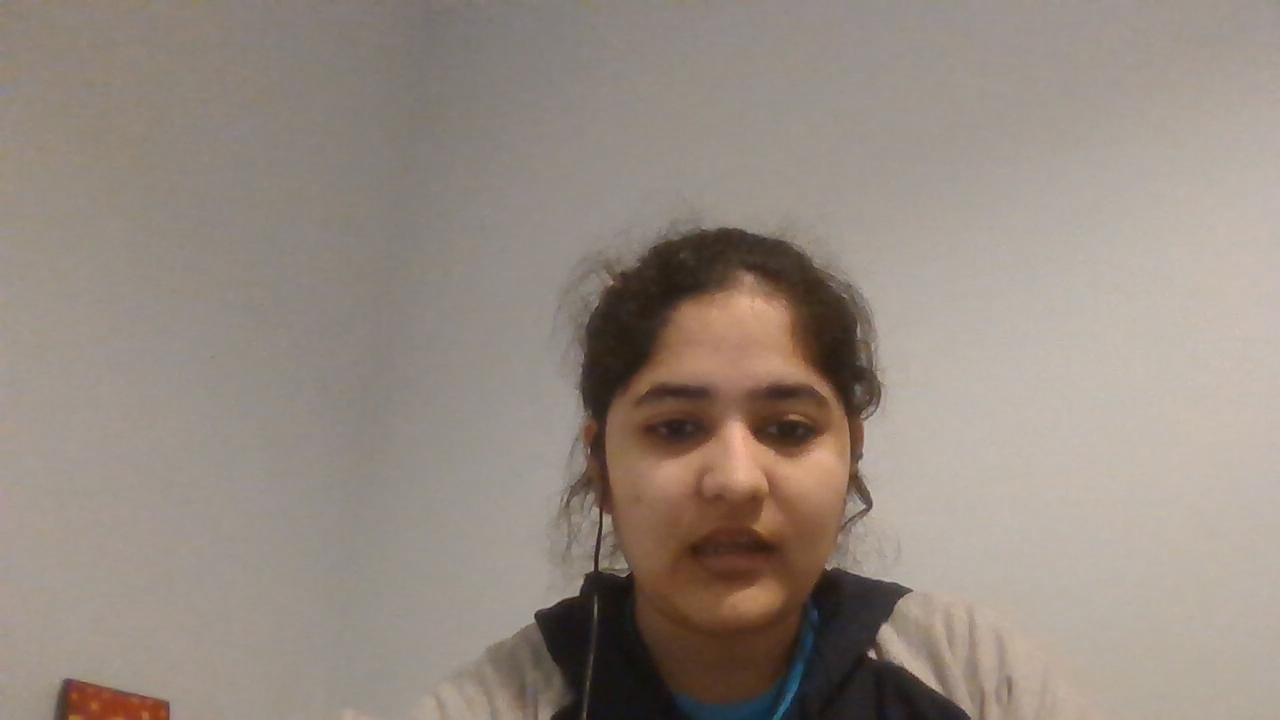
#> input picture frame 8 of Eye_Detection/input/eyes_in.mp4, 1280 x 720 px
$ jupyter execute 'Eye Detection with Haar Feature Cascade Classifier.ipynb'
#> lines starting #> are read from the running program, lines starting #| are printed output that depends on the picture; after the words box and inside, x2 and y2 are one past the last pixel; in counts of white or black regions, pixels touching at a corner belong together
### EYE DETECTION

##### HAAR CASCADE CLASSIFIER:
A machine learning based approach where a cascade function is trained with lots of positive and negative images.
It is a pre-trained classifier.

#### Positive Images:
Images which you want to detect.

#### Negative Images:
Images which does not contain objects which you want to detect.

Once the classifier is trained, it can be applied to a region of interest in an input image.

The classifier outputs 1 if the region is likely to show the object else 0

Trained Haar Cascade Classifier XML is used.

To detect the eyes, it is obvious that they only resides within a face. So the region of interest will be our face.

[cell 1]
# importing necessary libraries

import cv2
import numpy as np

[cell 2]
# Face Classifier
face_cascade = cv2.CascadeClassifier('./Classifier/haarcascade_frontalface_default.xml')

#Eye Classifier
eye_cascade = cv2.CascadeClassifier('./Classifier/haarcascade_eye_tree_eyeglasses.xml')

# Capturing a video.
cap = cv2.VideoCapture('./sample_videos/eyes_in.mp4')

fourcc = cv2.VideoWriter_fourcc(*'XVID')
out = cv2. VideoWriter("./sample_videos/eye_out.mp4", fourcc, 20.0, (1280,720))

while cap.isOpened():

    _, img = cap.read()
#> img is the input picture: shape (720, 1280, 3); mean B, G, R 129.2, 138.6, 150.2
    img = np.array(img, dtype=np.uint8)

    # Converting into grayscale mode image.
    gray = cv2.cvtColor(img, cv2.COLOR_BGR2GRAY)
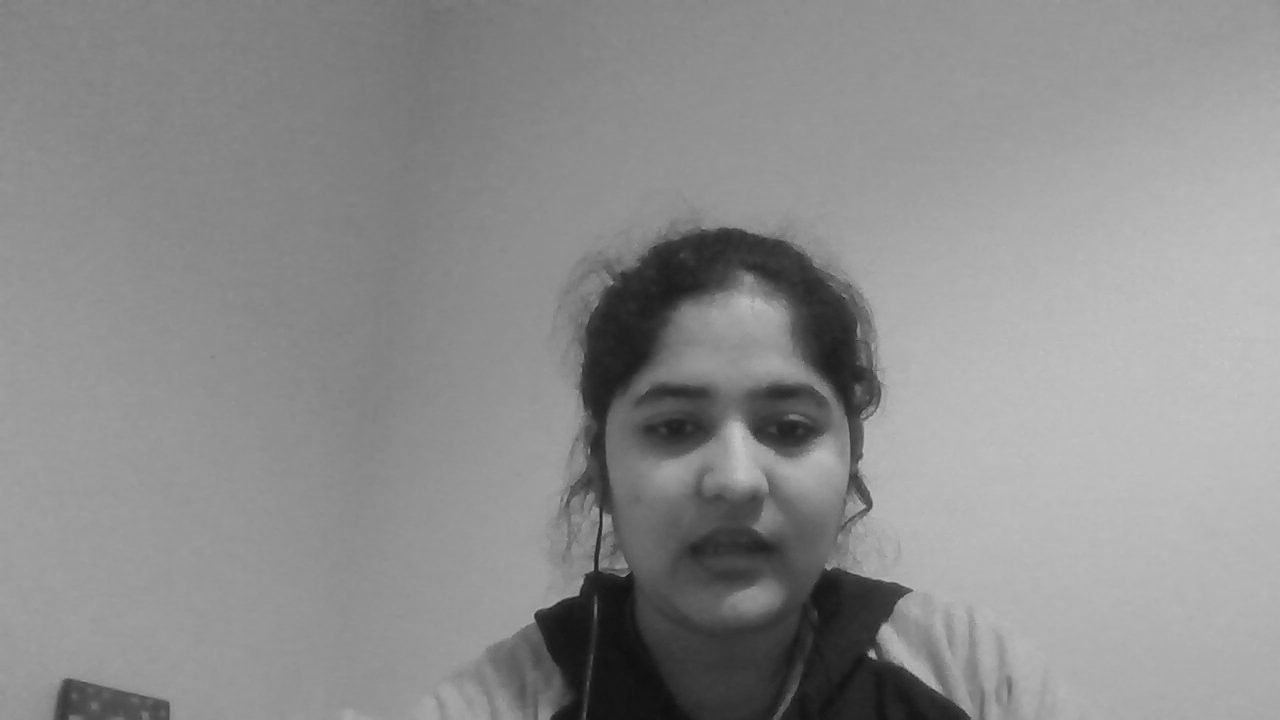
#> gray: shape (720, 1280); min 13, max 197, mean 140.9

    # Detecting the faces in the frame.
    faces = face_cascade.detectMultiScale(gray, 1.1, 4)
#> faces = [[572, 297, 324, 324]]

    for (x, y , w ,h) in faces:

        cv2.rectangle(img, (x,y), (x+w, y+h), (255, 0 , 0), 3)

        # Region of interest will be now the face out of gray scale image.
        roi_gray = gray[y:y+h, x:x+w]

        # Rectangle over eyes will be drawn on the color face image.
        roi_color = img[y:y+h, x:x+w]

        eyes = eye_cascade.detectMultiScale(roi_gray)
        for (ex, ey ,ew, eh) in eyes:
            cv2.rectangle(roi_color, (ex,ey), (ex+ew, ey+eh), (0, 255, 0), 5)
#> this loop made 1 pass
#> (x, y, w, h, eyes) on pass 1: (572, 297, 324, 324, [[75, 102, 58, 58], [191, 106, 55, 55]])
#> pass 1, `roi_gray = gray[y:y+h, x:x+w]`:
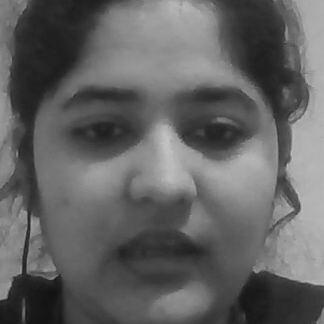
#> roi_gray: shape (324, 324); min 17, max 194, mean 98.5
#> pass 1, `roi_color = img[y:y+h, x:x+w]`:
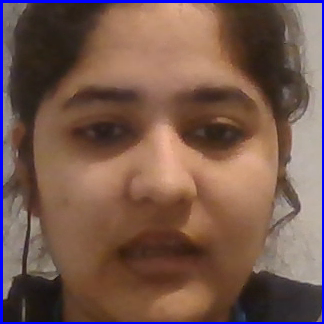
#> roi_color: shape (324, 324, 3); mean B, G, R 78.6, 88.6, 117.8
#> after the loop:
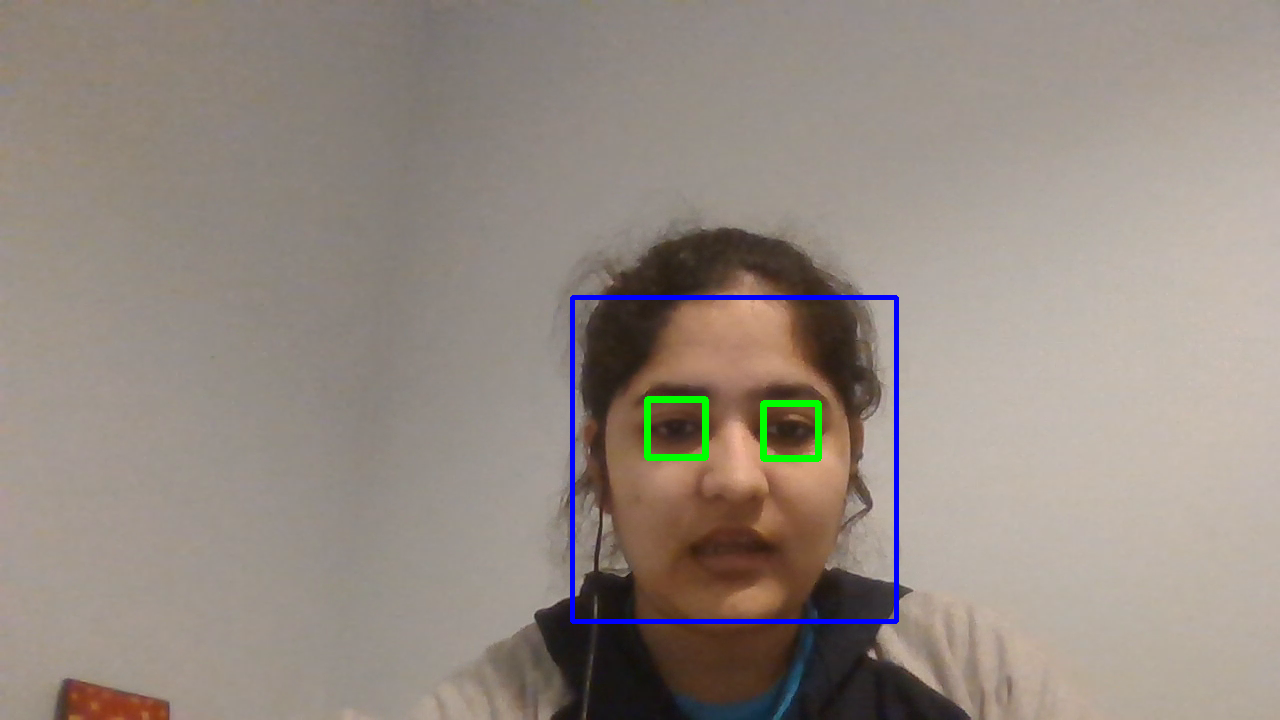
#> img: shape (720, 1280, 3); 1.04% of pixels changed, all inside (x1, y1, x2, y2) = (570, 295, 899, 624)
#> after the loop:
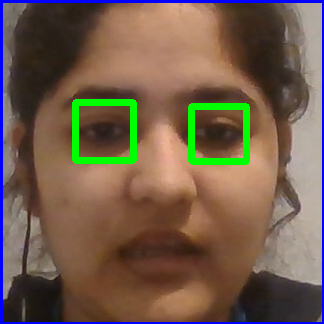
#> roi_color: shape (324, 324, 3); 2.98% of pixels changed, all inside (x1, y1, x2, y2) = (72, 99, 250, 165)

    if _ == True:
        out.write(img)
        cv2.imshow('img', img)
        if cv2.waitKey(1) == ord('q'):
#> (key q is pressed here)
            break
    else:
        break

cap.release()
out.release()
cv2.destroyAllWindows()

$ run again, starting later in the video
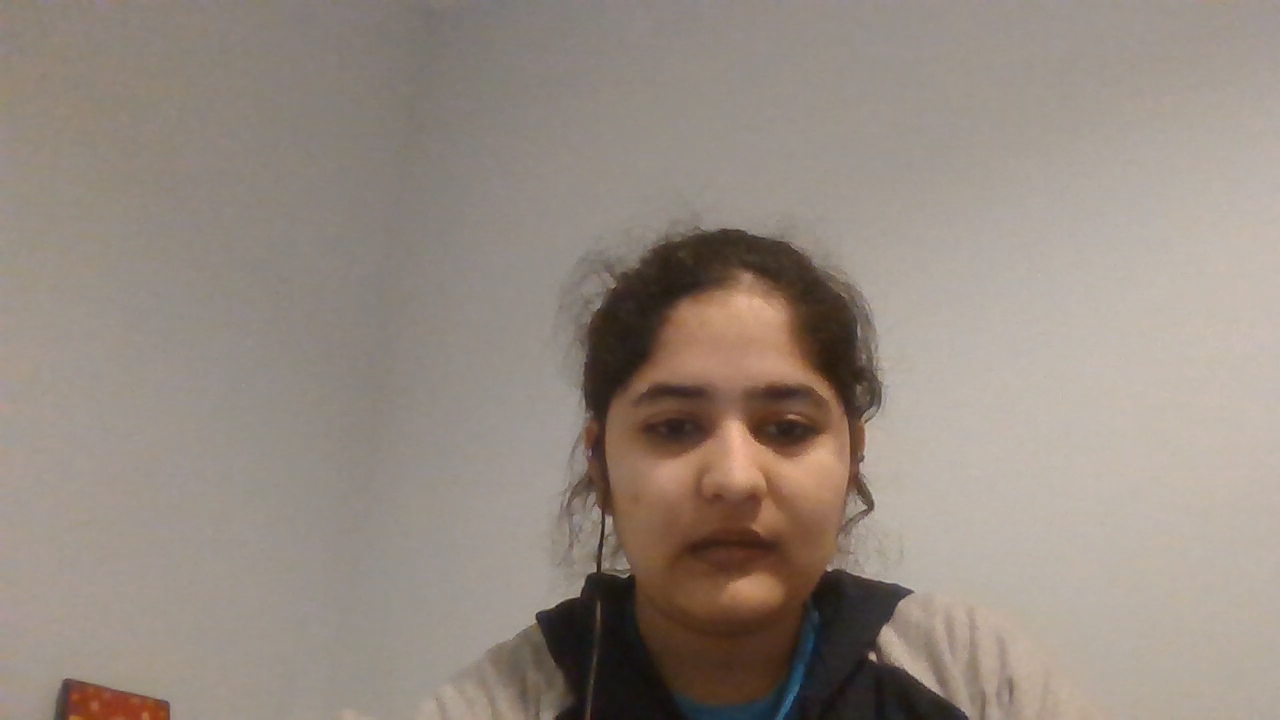
#> input picture frame 37 of Eye_Detection/input/eyes_in.mp4, 1280 x 720 px
#> img is the input picture: shape (720, 1280, 3); mean B, G, R 129.1, 138.5, 150.3
#> faces = [[574, 300, 318, 318]]
#> the loop `for (x, y , w ,h) in faces: ` made 1 pass
#> (x, y, w, h, eyes) on pass 1: (574, 300, 318, 318, [[69, 96, 62, 62], [193, 105, 48, 48]])
#> after the loop `for (x, y , w ,h) in faces:`:
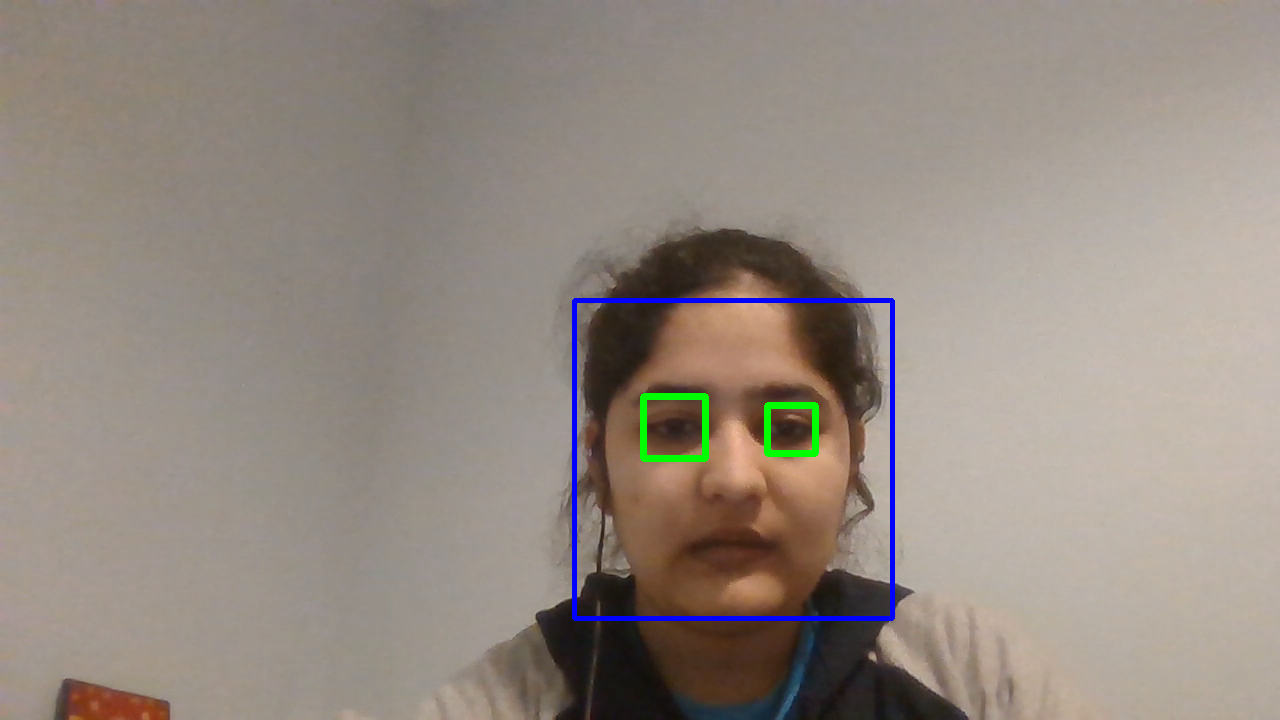
#> img: shape (720, 1280, 3); 1.02% of pixels changed, all inside (x1, y1, x2, y2) = (572, 298, 895, 621)
#> after the loop `for (x, y , w ,h) in faces:`:
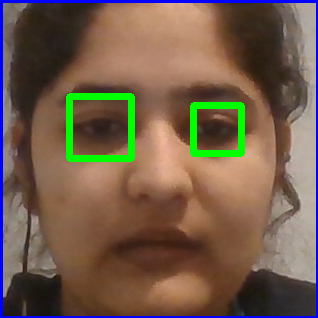
#> roi_color: shape (318, 318, 3); mean B, G, R 76.5, 93.7, 114.6

$ run again, starting later in the video
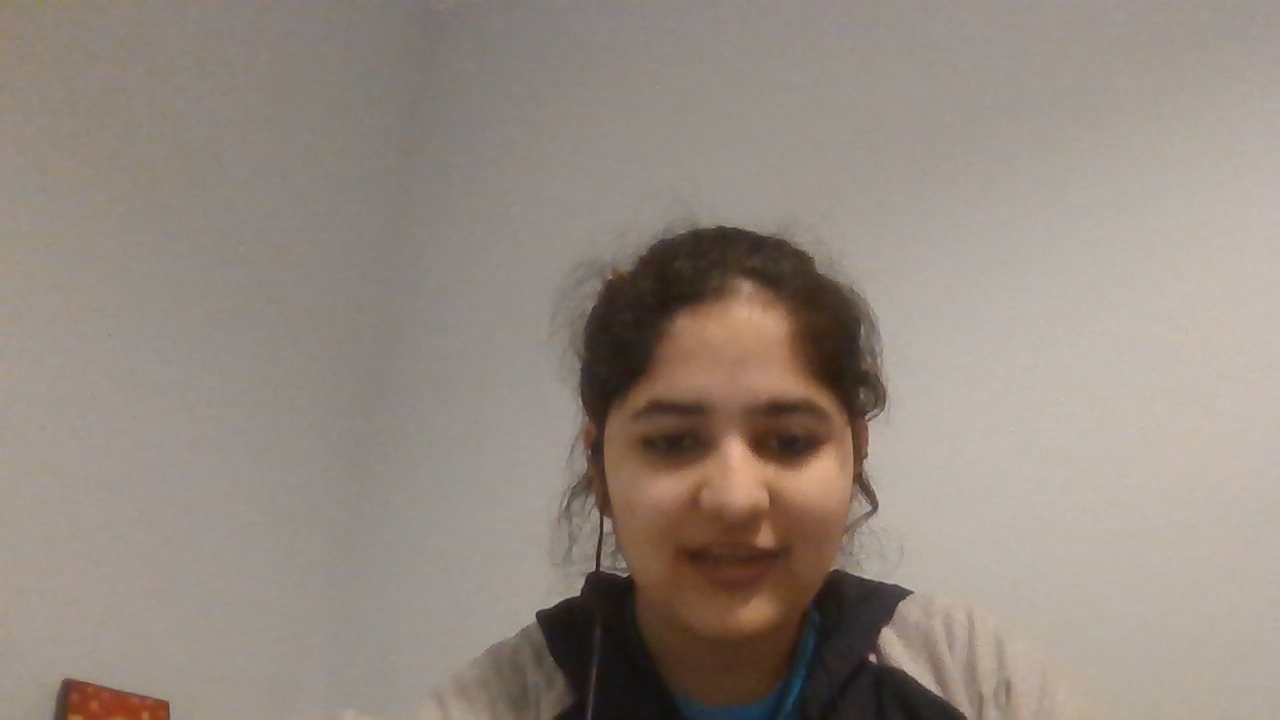
#> input picture frame 67 of Eye_Detection/input/eyes_in.mp4, 1280 x 720 px
#> img is the input picture: shape (720, 1280, 3); mean B, G, R 128.5, 137.9, 149.5
#> faces = [[567, 312, 330, 330]]
#> the loop `for (x, y , w ,h) in faces: ` made 1 pass
#> (x, y, w, h, eyes) on pass 1: (567, 312, 330, 330, [[72, 99, 64, 64]])
#> after the loop `for (x, y , w ,h) in faces:`:
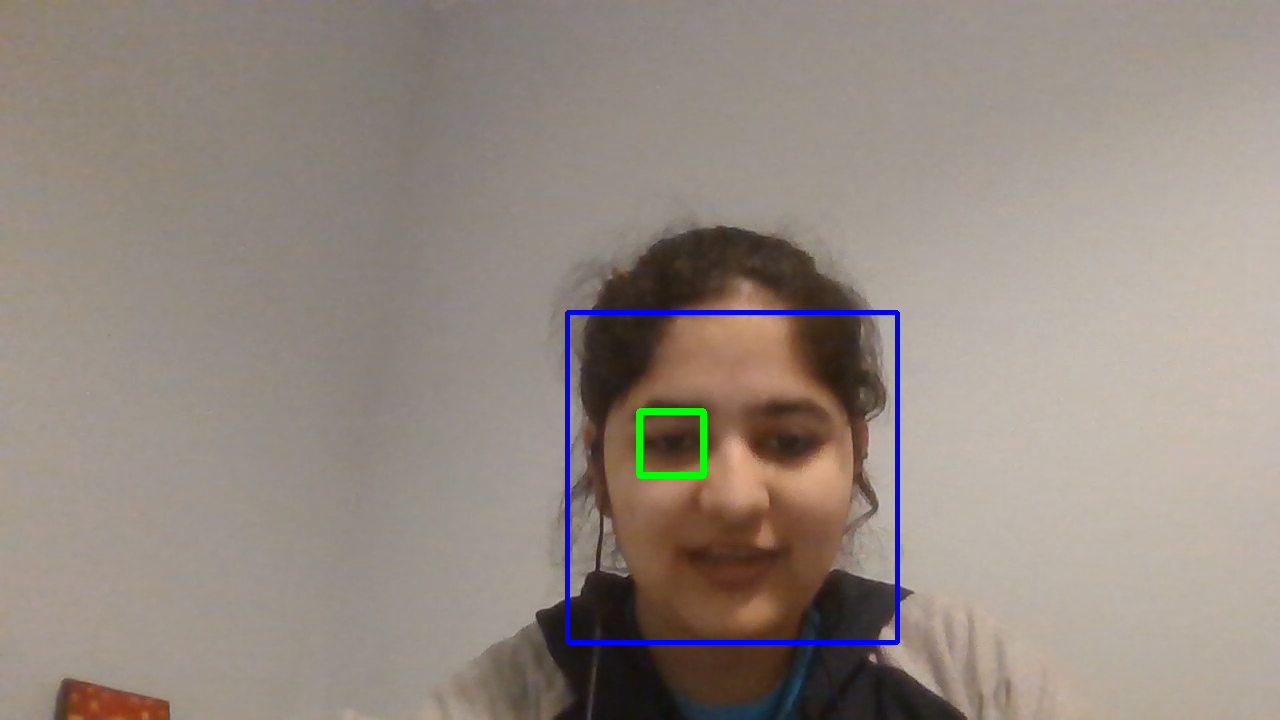
#> img: shape (720, 1280, 3); 0.91% of pixels changed, all inside (x1, y1, x2, y2) = (565, 310, 900, 645)
#> after the loop `for (x, y , w ,h) in faces:`:
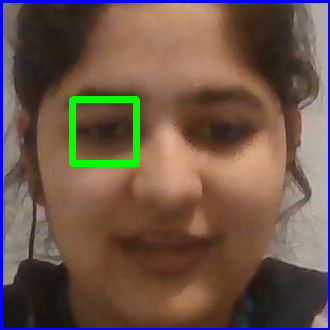
#> roi_color: shape (330, 330, 3); mean B, G, R 73.1, 86.3, 109.8
